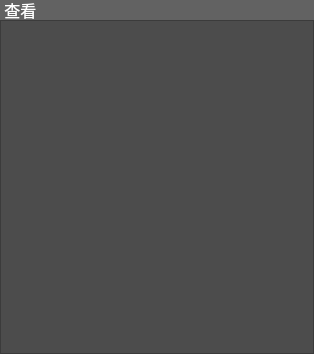
<?xml version="1.0" encoding="UTF-8"?>
<ui version="4.0">
 <class>ImageView</class>
 <widget class="QWidget" name="ImageView">
  <property name="geometry">
   <rect>
    <x>0</x>
    <y>0</y>
    <width>314</width>
    <height>354</height>
   </rect>
  </property>
  <property name="windowTitle">
   <string>Form</string>
  </property>
  <property name="styleSheet">
   <string notr="true">background-color: rgb(76, 76, 76);
color: rgb(255, 255, 255);</string>
  </property>
  <layout class="QVBoxLayout" name="verticalLayout">
   <property name="spacing">
    <number>0</number>
   </property>
   <property name="leftMargin">
    <number>0</number>
   </property>
   <property name="topMargin">
    <number>0</number>
   </property>
   <property name="rightMargin">
    <number>0</number>
   </property>
   <property name="bottomMargin">
    <number>0</number>
   </property>
   <item>
    <widget class="QLabel" name="name">
     <property name="minimumSize">
      <size>
       <width>0</width>
       <height>20</height>
      </size>
     </property>
     <property name="maximumSize">
      <size>
       <width>16777215</width>
       <height>20</height>
      </size>
     </property>
     <property name="font">
      <font>
       <pointsize>12</pointsize>
      </font>
     </property>
     <property name="styleSheet">
      <string notr="true">background-color: rgb(98, 98, 98);
color: rgb(255, 255, 255);</string>
     </property>
     <property name="text">
      <string> 查看</string>
     </property>
    </widget>
   </item>
   <item>
    <widget class="QGraphicsView" name="ImageGraphic">
     <property name="verticalScrollBarPolicy">
      <enum>Qt::ScrollBarAlwaysOff</enum>
     </property>
     <property name="horizontalScrollBarPolicy">
      <enum>Qt::ScrollBarAlwaysOff</enum>
     </property>
    </widget>
   </item>
  </layout>
 </widget>
 <resources/>
 <connections/>
</ui>
